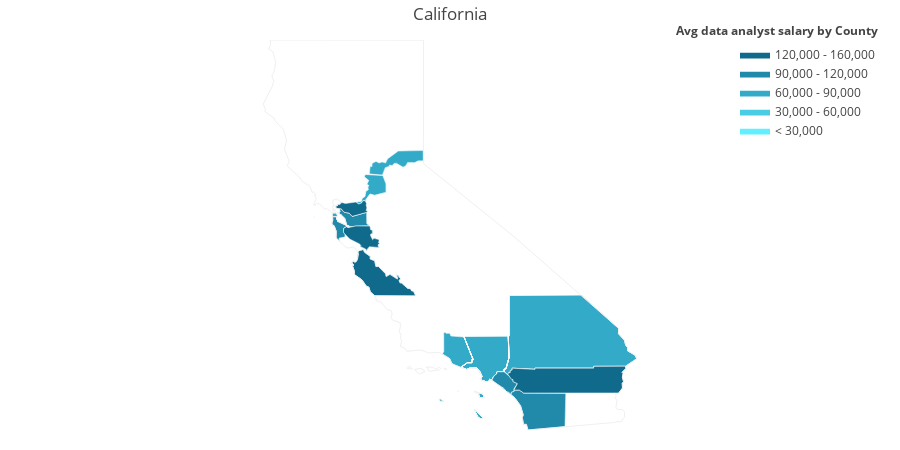

Notebook source saved alongside this figure:
### Code cell
import plotly.figure_factory as ff

import numpy as np
import pandas as pd

df_sample_r = pd.read_csv('https://raw.githubusercontent.com/jahkaj/Sta160/main/groupdf(4).csv')

values = df_sample_r['Salary'].tolist()
fips = df_sample_r['county_fips'].tolist()

colorscale = ['#62efff','#49cce4','#33aac8','#2189aa','#106a8c','#004c6d'
]

fig = ff.create_choropleth(
    fips=fips, values=values, scope=['CA'],
    binning_endpoints=[30000, 60000, 90000, 120000, 160000], colorscale=colorscale,
    county_outline={'color': '#FFFFFF', 'width': 0.5}, round_legend_values=True,
    legend_title='Avg data analyst salary by County', title='California'
)
fig.layout.template = None
fig.show()

### Figure 1 — Plotly figure (JSON) as saved in the notebook; plotly's stock layout.template omitted (floating-point values rounded to 4 significant figures; data arrays with more than 128 entries replaced by an {"elided": "..."} marker saying what was removed)
{"data": [{"fill": "toself", "fillcolor": "#62efff", "hoverinfo": "none", "line": {"color": "#FFFFFF", "width": 0.5}, "mode": "lines", "name": "< 30,000", "type": "scatter", "x": [-122.2, -122.2, -122.1, -122.1, -121.9, -121.5, -121.5, -121.4, -121.4, -121.5, -121.5, -121.4, -121.4, -121.2, -121.2, -121.2, -121.2, -121.2, -121.2, -121.2, -121.5, -121.6, -121.6, -121.7, -121.7, -121.8, -122.0, -122.2, -122.2, null], "y": [37.36, 37.43, 37.47, 37.45, 37.48, 37.48, 37.4, 37.38, 37.31, 37.28, 37.25, 37.15, 37.18, 37.16, 37.12, 37.09, 37.06, 37.03, 36.99, 36.96, 36.98, 36.89, 36.93, 36.99, 37.01, 37.05, 37.17, 37.32, 37.36, null]}, {"fill": "toself", "fillcolor": "#49cce4", "hoverinfo": "none", "line": {"color": "#FFFFFF", "width": 0.5}, "mode": "lines", "name": "30,000 - 60,000", "type": "scatter", "x": {"elided": "380 float values"}, "y": {"elided": "380 float values"}}, {"fill": "toself", "fillcolor": "#33aac8", "hoverinfo": "none", "line": {"color": "#FFFFFF", "width": 0.5}, "mode": "lines", "name": "60,000 - 90,000", "type": "scatter", "x": {"elided": "727 float values"}, "y": {"elided": "727 float values"}}, {"fill": "toself", "fillcolor": "#2189aa", "hoverinfo": "none", "line": {"color": "#FFFFFF", "width": 0.5}, "mode": "lines", "name": "90,000 - 120,000", "type": "scatter", "x": {"elided": "163 float values"}, "y": {"elided": "163 float values"}}, {"fill": "toself", "fillcolor": "#106a8c", "hoverinfo": "none", "line": {"color": "#FFFFFF", "width": 0.5}, "mode": "lines", "name": "120,000 - 160,000", "type": "scatter", "x": {"elided": "162 float values"}, "y": {"elided": "162 float values"}}, {"fill": "toself", "fillcolor": "#004c6d", "hoverinfo": "none", "line": {"color": "#FFFFFF", "width": 0.5}, "mode": "lines", "name": "> 160,000", "type": "scatter", "x": [], "y": []}, {"hoverinfo": "text", "legendgroup": "centroids", "marker": {"color": "white", "opacity": 0}, "mode": "markers", "name": "US Counties", "selected": {"marker": {"color": "white", "opacity": 1, "size": 3}}, "showlegend": false, "text": ["County: Los Angeles<br>State: California<br>FIPS: 06037<br>Value: 42240.0", "County: Los Angeles<br>State: California<br>FIPS: 06037<br>Value: 42240.0", "County: Los Angeles<br>State: California<br>FIPS: 06037<br>Value: 42240.0", "County: Los Angeles<br>State: California<br>FIPS: 06037<br>Value: 78968.33333333333", "County: Los Angeles<br>State: California<br>FIPS: 06037<br>Value: 78968.33333333333", "County: Los Angeles<br>State: California<br>FIPS: 06037<br>Value: 78968.33333333333", "County: Los Angeles<br>State: California<br>FIPS: 06037<br>Value: 46080.0", "County: Los Angeles<br>State: California<br>FIPS: 06037<br>Value: 46080.0", "County: Los Angeles<br>State: California<br>FIPS: 06037<br>Value: 46080.0", "County: San Francisco<br>State: California<br>FIPS: 06075<br>Value: 77752.0", "County: San Francisco<br>State: California<br>FIPS: 06075<br>Value: 77752.0", "County: San Francisco<br>State: California<br>FIPS: 06075<br>Value: 77752.0", "County: San Francisco<br>State: California<br>FIPS: 06075<br>Value: 77752.0", "County: San Francisco<br>State: California<br>FIPS: 06075<br>Value: 77752.0", "County: Los Angeles<br>State: California<br>FIPS: 06037<br>Value: 60103.0", "County: Los Angeles<br>State: California<br>FIPS: 06037<br>Value: 60103.0", "County: Los Angeles<br>State: California<br>FIPS: 06037<br>Value: 60103.0", "County: Los Angeles<br>State: California<br>FIPS: 06037<br>Value: 68384.0", "County: Los Angeles<br>State: California<br>FIPS: 06037<br>Value: 68384.0", "County: Los Angeles<br>State: California<br>FIPS: 06037<br>Value: 68384.0", "County: Ventura<br>State: California<br>FIPS: 06111<br>Value: 68442.0", "County: Ventura<br>State: California<br>FIPS: 06111<br>Value: 68442.0", "County: Ventura<br>State: California<br>FIPS: 06111<br>Value: 68442.0", "County: Los Angeles<br>State: California<br>FIPS: 06037<br>Value: 75183.06444444445", "County: Los Angeles<br>State: California<br>FIPS: 06037<br>Value: 75183.06444444445", "County: Los Angeles<br>State: California<br>FIPS: 06037<br>Value: 75183.06444444445", "County: Los Angeles<br>State: California<br>FIPS: 06037<br>Value: 68777.0", "County: Los Angeles<br>State: California<br>FIPS: 06037<br>Value: 68777.0", "County: Los Angeles<br>State: California<br>FIPS: 06037<br>Value: 68777.0", "County: Los Angeles<br>State: California<br>FIPS: 06037<br>Value: 73684.0", "County: Los Angeles<br>State: California<br>FIPS: 06037<br>Value: 73684.0", "County: Los Angeles<br>State: California<br>FIPS: 06037<br>Value: 73684.0", "County: Los Angeles<br>State: California<br>FIPS: 06037<br>Value: 62258.0", "County: Los Angeles<br>State: California<br>FIPS: 06037<br>Value: 62258.0", "County: Los Angeles<br>State: California<br>FIPS: 06037<br>Value: 62258.0", "County: Los Angeles<br>State: California<br>FIPS: 06037<br>Value: 80606.0", "County: Los Angeles<br>State: California<br>FIPS: 06037<br>Value: 80606.0", "County: Los Angeles<br>State: California<br>FIPS: 06037<br>Value: 80606.0", "County: Los Angeles<br>State: California<br>FIPS: 06037<br>Value: 58338.0", "County: Los Angeles<br>State: California<br>FIPS: 06037<br>Value: 58338.0", "County: Los Angeles<br>State: California<br>FIPS: 06037<br>Value: 58338.0", "County: Los Angeles<br>State: California<br>FIPS: 06037<br>Value: 67402.0", "County: Los Angeles<br>State: California<br>FIPS: 06037<br>Value: 67402.0", "County: Los Angeles<br>State: California<br>FIPS: 06037<br>Value: 67402.0", "County: Los Angeles<br>State: California<br>FIPS: 06037<br>Value: 44372.66666666666", "County: Los Angeles<br>State: California<br>FIPS: 06037<br>Value: 44372.66666666666", "County: Los Angeles<br>State: California<br>FIPS: 06037<br>Value: 44372.66666666666", "County: Alameda<br>State: California<br>FIPS: 06001<br>Value: 38905.0", "County: Orange<br>State: California<br>FIPS: 06059<br>Value: 59005.0", "County: Riverside<br>State: California<br>FIPS: 06065<br>Value: 125620.0", "County: Santa Clara<br>State: California<br>FIPS: 06085<br>Value: 42739.25", "County: Alameda<br>State: California<br>FIPS: 06001<br>Value: 64415.0", "County: San Diego<br>State: California<br>FIPS: 06073<br>Value: 72500.0", "County: Sacramento<br>State: California<br>FIPS: 06067<br>Value: 86248.0", "County: San Mateo<br>State: California<br>FIPS: 06081<br>Value: 93038.0", "County: Alameda<br>State: California<br>FIPS: 06001<br>Value: 95879.0", "County: Orange<br>State: California<br>FIPS: 06059<br>Value: 91259.0", "County: Orange<br>State: California<br>FIPS: 06059<br>Value: 58367.0", "County: San Diego<br>State: California<br>FIPS: 06073<br>Value: 53022.0", "County: Alameda<br>State: California<br>FIPS: 06001<br>Value: 47040.0", "County: Monterey<br>State: California<br>FIPS: 06053<br>Value: 79746.0", "County: San Mateo<br>State: California<br>FIPS: 06081<br>Value: 101381.0", "County: Monterey<br>State: California<br>FIPS: 06053<br>Value: 145000.0", "County: Santa Clara<br>State: California<br>FIPS: 06085<br>Value: 90026.85714285714", "County: Alameda<br>State: California<br>FIPS: 06001<br>Value: 110767.5", "County: Alameda<br>State: California<br>FIPS: 06001<br>Value: 48732.5", "County: San Diego<br>State: California<br>FIPS: 06073<br>Value: 118080.0", "County: San Bernardino<br>State: California<br>FIPS: 06071<br>Value: 68483.0", "County: Santa Clara<br>State: California<br>FIPS: 06085<br>Value: 73263.612", "County: Sacramento<br>State: California<br>FIPS: 06067<br>Value: 40320.0", "County: San Bernardino<br>State: California<br>FIPS: 06071<br>Value: 73670.4", "County: Placer<br>State: California<br>FIPS: 06061<br>Value: 61650.0", "County: Placer<br>State: California<br>FIPS: 06061<br>Value: 56253.0", "County: Sacramento<br>State: California<br>FIPS: 06067<br>Value: 70872.2", "County: San Diego<br>State: California<br>FIPS: 06073<br>Value: 75321.25", "County: Santa Clara<br>State: California<br>FIPS: 06085<br>Value: 84108.5", "County: San Mateo<br>State: California<br>FIPS: 06081<br>Value: 48960.0", "County: Orange<br>State: California<br>FIPS: 06059<br>Value: 39455.0", "County: Santa Clara<br>State: California<br>FIPS: 06085<br>Value: 135627.0", "County: Monterey<br>State: California<br>FIPS: 06053<br>Value: 159100.0", "County: Santa Clara<br>State: California<br>FIPS: 06085<br>Value: 27804.666666666668", "County: Riverside<br>State: California<br>FIPS: 06065<br>Value: 100800.0", "County: Contra Costa<br>State: California<br>FIPS: 06013<br>Value: 141600.0"], "type": "scatter", "unselected": {"marker": {"opacity": 0}}, "x": [[-118.4], [-118.5], [-118.2], [-118.4], [-118.5], [-118.2], [-118.4], [-118.5], [-118.2], [-123.0], [-122.3], [-122.4], [-122.4], [-122.4], [-118.4], [-118.5], [-118.2], [-118.4], [-118.5], [-118.2], [-119.4], [-119.1], [-119.5], [-118.4], [-118.5], [-118.2], [-118.4], [-118.5], [-118.2], [-118.4], [-118.5], [-118.2], [-118.4], [-118.5], [-118.2], [-118.4], [-118.5], [-118.2], [-118.4], [-118.5], [-118.2], [-118.4], [-118.5], [-118.2], [-118.4], [-118.5], [-118.2], -121.9, -117.8, -116.0, -121.7, -121.9, -116.7, -121.3, -122.3, -121.9, -117.8, -117.8, -116.7, -121.9, -121.2, -122.3, -121.2, -121.7, -121.9, -121.9, -116.7, -116.2, -121.7, -121.3, -116.2, -120.7, -120.7, -121.3, -116.7, -121.7, -122.3, -117.8, -121.7, -121.2, -121.7, -116.0, -121.9], "y": [[33.38], [32.9], [34.36], [33.38], [32.9], [34.36], [33.38], [32.9], [34.36], [37.7], [37.78], [37.82], [37.86], [37.76], [33.38], [32.9], [34.36], [33.38], [32.9], [34.36], [34.01], [34.47], [33.25], [33.38], [32.9], [34.36], [33.38], [32.9], [34.36], [33.38], [32.9], [34.36], [33.38], [32.9], [34.36], [33.38], [32.9], [34.36], [33.38], [32.9], [34.36], [33.38], [32.9], [34.36], [33.38], [32.9], [34.36], 37.65, 33.7, 33.74, 37.23, 37.65, 33.03, 38.45, 37.42, 37.65, 33.7, 33.7, 33.03, 37.65, 36.22, 37.42, 36.22, 37.23, 37.65, 37.65, 33.03, 34.84, 37.23, 38.45, 34.84, 39.06, 39.06, 38.45, 33.03, 37.23, 37.42, 33.7, 37.23, 36.22, 37.23, 33.74, 37.92]}, {"hoverinfo": "text", "legendgroup": "States", "line": {"color": "rgb(240, 240, 240)", "width": 1}, "mode": "lines", "showlegend": false, "type": "scatter", "x": {"elided": "263 float values"}, "y": {"elided": "263 float values"}}], "layout": {"annotations": [{"showarrow": false, "text": "<b>Avg data analyst salary by County</b>", "x": 1, "xanchor": "right", "xref": "paper", "y": 1.05, "yref": "paper"}], "dragmode": "select", "height": 450, "hovermode": "closest", "legend": {"traceorder": "reversed", "x": 1, "xanchor": "right", "y": 1, "yanchor": "top"}, "margin": {"b": 20, "l": 20, "r": 20, "t": 40}, "title": {"text": "California"}, "width": 900, "xaxis": {"autorange": false, "fixedrange": true, "range": [-131.1, -107.4], "showgrid": false, "showticklabels": false, "type": "linear", "zeroline": false}, "yaxis": {"autorange": false, "fixedrange": true, "range": [32.53, 42.0], "showgrid": false, "showticklabels": false, "type": "linear", "zeroline": false}}}
